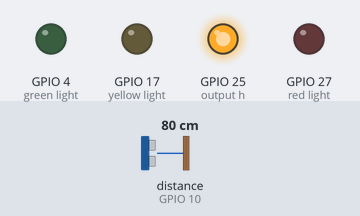
The program below on a simulated Raspberry Pi (BCM pin numbers) with a Pibrella. Parts: output pins drawn as LEDs (lit = HIGH). Inputs (shaded band) come from the test bench; at power-on: distance to the obstacle (sensor on GPIO 10) 80 cm. The clock reads 2024-03-15 10:24:30 at power-on unless the program sets it; pins used as bus, display or sensor lines are not drawn; what the program prints to the terminal is not drawn.

Above: at 0.1 s.
Timing chart, 0 to 1.6 s (numbered marks = the images above):
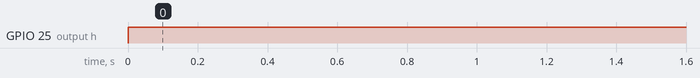

The program:

ultrasonic.py
```python
import pibrella
import time

pibrella.output.h.on();
print "Wait for it!"
time.sleep(0.5)

def ping():
	time.sleep(0.2)
	pibrella.output.g.on()
	time.sleep(0.00001)
	pibrella.output.g.off()
	#print "Fired!"
	#time.sleep(1)
	#pibrella.light.green.on()
	while (pibrella.input.d.read() == 0):
		pulse_start = time.time()

	while (pibrella.input.d.read() == 1):
		pulse_end = time.time()

	pibrella.light.off()
	pulse_duration = pulse_end - pulse_start
	distance = pulse_duration * 34000 / 2
	#17150
	print "Distance: %.1f cm" % distance

pibrella.loop(ping)
pibrella.pause()
```

Measured:
- by itself, GPIO 25 (output h): LOW → HIGH at 0.00 s
